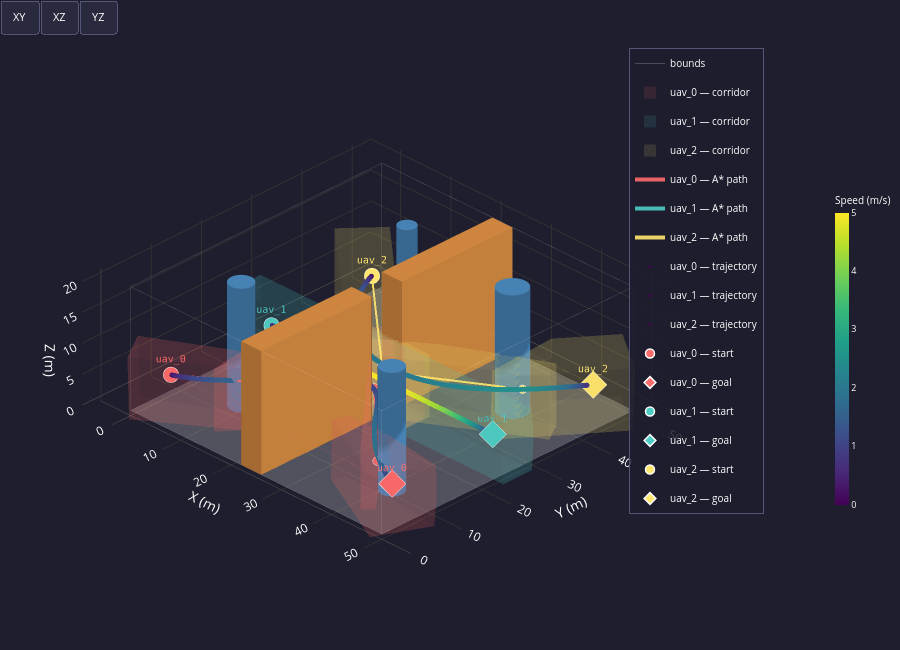

Here is the notebook cell this chart was saved with:
### Code cell
# ── Cell 4 — Trajectory Generation (STO) ────────────────────────────────────
from trajectory_generator import generate_trajectories, TrajectoryResult, STOConfig
import logging
logging.getLogger("trajectory_generator").setLevel(logging.WARNING)

sto_cfg = STOConfig.from_yaml(PLANNER_CONFIG)
print(f"✓  STO config   [{os.path.basename(PLANNER_CONFIG)}]  "
      f"max_iter={sto_cfg.max_iter}  adaptive={sto_cfg.adaptive_weights}  "
      f"cost={sto_cfg.corridor_cost_type.upper()}")

# ── Optimise trajectories (runs STO per UAV) ─────────────────────────────────
try:
    trajectories = generate_trajectories(fleet, paths, corridors, sto_cfg, verbose=True)
except RuntimeError as exc:
    print(f"\n✗  STO FAILED — {exc}")
    raise

# ── Summary ───────────────────────────────────────────────────────────────────
print(f"\n{'─'*62}")
for tr in trajectories:
    print(f"  ✓  {tr.uav_id:<10}  "
          f"T={tr.total_time:.1f} s  "
          f"max_v={tr.vel_norm.max():.2f} m/s  "
          f"jerk={tr.jerk_cost:.4f}  "
          f"viol_corr={tr.violations['corridor']:.4f}  "
          f"({tr.runtime:.0f} s)")
print(f"{'─'*62}")

# ── Visualisation — environment + paths + corridors + trajectories ────────────
plot_environment_3d(env, fleet=fleet, paths=paths, corridors=corridors,
                    trajectories=trajectories)

### Figure 1 — Plotly figure (JSON) as saved in the notebook; plotly's stock layout.template omitted (floating-point values rounded to 4 significant figures; data arrays with more than 128 entries replaced by an {"elided": "..."} marker saying what was removed)
{"data": [{"color": "#EFEFEF", "flatshading": true, "hoverinfo": "skip", "i": [0, 0], "j": [1, 2], "k": [2, 3], "name": "floor", "opacity": 0.25, "showscale": false, "type": "mesh3d", "x": [0, 50, 50, 0], "y": [0, 0, 50, 50], "z": [0, 0, 0, 0]}, {"hoverinfo": "skip", "line": {"color": "white", "width": 1}, "mode": "lines", "name": "bounds", "opacity": 0.2, "type": "scatter3d", "x": [0, 50, null, 50, 50, null, 50, 0, null, 0, 0, null, 0, 50, null, 50, 50, null, 50, 0, null, 0, 0, null, 0, 0, null, 50, 50, null, 50, 50, null, 0, 0, null], "y": [0, 0, null, 0, 50, null, 50, 50, null, 50, 0, null, 0, 0, null, 0, 50, null, 50, 50, null, 50, 0, null, 0, 0, null, 0, 0, null, 50, 50, null, 50, 50, null], "z": [0, 0, null, 0, 0, null, 0, 0, null, 0, 0, null, 20, 20, null, 20, 20, null, 20, 20, null, 20, 20, null, 0, 20, null, 0, 20, null, 0, 20, null, 0, 20, null]}, {"color": "#4682B4", "flatshading": false, "hoverinfo": "skip", "i": {"elided": "160 int values"}, "j": {"elided": "160 int values"}, "k": {"elided": "160 int values"}, "name": "cyl_0", "opacity": 1, "showscale": false, "type": "mesh3d", "x": [12.0, 11.98, 11.9, 11.78, 11.62, 11.41, 11.18, 10.91, 10.62, 10.31, 10.0, 9.687, 9.382, 9.092, 8.824, 8.586, 8.382, 8.218, 8.098, 8.025, 8.0, 8.025, 8.098, 8.218, 8.382, 8.586, 8.824, 9.092, 9.382, 9.687, 10.0, 10.31, 10.62, 10.91, 11.18, 11.41, 11.62, 11.78, 11.9, 11.98, 12.0, 11.98, 11.9, 11.78, 11.62, 11.41, 11.18, 10.91, 10.62, 10.31, 10.0, 9.687, 9.382, 9.092, 8.824, 8.586, 8.382, 8.218, 8.098, 8.025, 8.0, 8.025, 8.098, 8.218, 8.382, 8.586, 8.824, 9.092, 9.382, 9.687, 10.0, 10.31, 10.62, 10.91, 11.18, 11.41, 11.62, 11.78, 11.9, 11.98, 10.0, 10.0], "y": [12.0, 12.31, 12.62, 12.91, 13.18, 13.41, 13.62, 13.78, 13.9, 13.98, 14.0, 13.98, 13.9, 13.78, 13.62, 13.41, 13.18, 12.91, 12.62, 12.31, 12.0, 11.69, 11.38, 11.09, 10.82, 10.59, 10.38, 10.22, 10.1, 10.02, 10.0, 10.02, 10.1, 10.22, 10.38, 10.59, 10.82, 11.09, 11.38, 11.69, 12.0, 12.31, 12.62, 12.91, 13.18, 13.41, 13.62, 13.78, 13.9, 13.98, 14.0, 13.98, 13.9, 13.78, 13.62, 13.41, 13.18, 12.91, 12.62, 12.31, 12.0, 11.69, 11.38, 11.09, 10.82, 10.59, 10.38, 10.22, 10.1, 10.02, 10.0, 10.02, 10.1, 10.22, 10.38, 10.59, 10.82, 11.09, 11.38, 11.69, 12.0, 12.0], "z": [0.0, 0.0, 0.0, 0.0, 0.0, 0.0, 0.0, 0.0, 0.0, 0.0, 0.0, 0.0, 0.0, 0.0, 0.0, 0.0, 0.0, 0.0, 0.0, 0.0, 0.0, 0.0, 0.0, 0.0, 0.0, 0.0, 0.0, 0.0, 0.0, 0.0, 0.0, 0.0, 0.0, 0.0, 0.0, 0.0, 0.0, 0.0, 0.0, 0.0, 20.0, 20.0, 20.0, 20.0, 20.0, 20.0, 20.0, 20.0, 20.0, 20.0, 20.0, 20.0, 20.0, 20.0, 20.0, 20.0, 20.0, 20.0, 20.0, 20.0, 20.0, 20.0, 20.0, 20.0, 20.0, 20.0, 20.0, 20.0, 20.0, 20.0, 20.0, 20.0, 20.0, 20.0, 20.0, 20.0, 20.0, 20.0, 20.0, 20.0, 0.0, 20.0]}, {"color": "#4682B4", "flatshading": false, "hoverinfo": "skip", "i": {"elided": "160 int values"}, "j": {"elided": "160 int values"}, "k": {"elided": "160 int values"}, "name": "cyl_1", "opacity": 1, "showscale": false, "type": "mesh3d", "x": [40.5, 40.47, 40.38, 40.23, 40.02, 39.77, 39.47, 39.13, 38.77, 38.39, 38.0, 37.61, 37.23, 36.87, 36.53, 36.23, 35.98, 35.77, 35.62, 35.53, 35.5, 35.53, 35.62, 35.77, 35.98, 36.23, 36.53, 36.87, 37.23, 37.61, 38.0, 38.39, 38.77, 39.13, 39.47, 39.77, 40.02, 40.23, 40.38, 40.47, 40.5, 40.47, 40.38, 40.23, 40.02, 39.77, 39.47, 39.13, 38.77, 38.39, 38.0, 37.61, 37.23, 36.87, 36.53, 36.23, 35.98, 35.77, 35.62, 35.53, 35.5, 35.53, 35.62, 35.77, 35.98, 36.23, 36.53, 36.87, 37.23, 37.61, 38.0, 38.39, 38.77, 39.13, 39.47, 39.77, 40.02, 40.23, 40.38, 40.47, 38.0, 38.0], "y": [38.0, 38.39, 38.77, 39.13, 39.47, 39.77, 40.02, 40.23, 40.38, 40.47, 40.5, 40.47, 40.38, 40.23, 40.02, 39.77, 39.47, 39.13, 38.77, 38.39, 38.0, 37.61, 37.23, 36.87, 36.53, 36.23, 35.98, 35.77, 35.62, 35.53, 35.5, 35.53, 35.62, 35.77, 35.98, 36.23, 36.53, 36.87, 37.23, 37.61, 38.0, 38.39, 38.77, 39.13, 39.47, 39.77, 40.02, 40.23, 40.38, 40.47, 40.5, 40.47, 40.38, 40.23, 40.02, 39.77, 39.47, 39.13, 38.77, 38.39, 38.0, 37.61, 37.23, 36.87, 36.53, 36.23, 35.98, 35.77, 35.62, 35.53, 35.5, 35.53, 35.62, 35.77, 35.98, 36.23, 36.53, 36.87, 37.23, 37.61, 38.0, 38.0], "z": [0.0, 0.0, 0.0, 0.0, 0.0, 0.0, 0.0, 0.0, 0.0, 0.0, 0.0, 0.0, 0.0, 0.0, 0.0, 0.0, 0.0, 0.0, 0.0, 0.0, 0.0, 0.0, 0.0, 0.0, 0.0, 0.0, 0.0, 0.0, 0.0, 0.0, 0.0, 0.0, 0.0, 0.0, 0.0, 0.0, 0.0, 0.0, 0.0, 0.0, 20.0, 20.0, 20.0, 20.0, 20.0, 20.0, 20.0, 20.0, 20.0, 20.0, 20.0, 20.0, 20.0, 20.0, 20.0, 20.0, 20.0, 20.0, 20.0, 20.0, 20.0, 20.0, 20.0, 20.0, 20.0, 20.0, 20.0, 20.0, 20.0, 20.0, 20.0, 20.0, 20.0, 20.0, 20.0, 20.0, 20.0, 20.0, 20.0, 20.0, 0.0, 20.0]}, {"color": "#4682B4", "flatshading": false, "hoverinfo": "skip", "i": {"elided": "160 int values"}, "j": {"elided": "160 int values"}, "k": {"elided": "160 int values"}, "name": "cyl_2", "opacity": 1, "showscale": false, "type": "mesh3d", "x": [16.5, 16.48, 16.43, 16.34, 16.21, 16.06, 15.88, 15.68, 15.46, 15.23, 15.0, 14.77, 14.54, 14.32, 14.12, 13.94, 13.79, 13.66, 13.57, 13.52, 13.5, 13.52, 13.57, 13.66, 13.79, 13.94, 14.12, 14.32, 14.54, 14.77, 15.0, 15.23, 15.46, 15.68, 15.88, 16.06, 16.21, 16.34, 16.43, 16.48, 16.5, 16.48, 16.43, 16.34, 16.21, 16.06, 15.88, 15.68, 15.46, 15.23, 15.0, 14.77, 14.54, 14.32, 14.12, 13.94, 13.79, 13.66, 13.57, 13.52, 13.5, 13.52, 13.57, 13.66, 13.79, 13.94, 14.12, 14.32, 14.54, 14.77, 15.0, 15.23, 15.46, 15.68, 15.88, 16.06, 16.21, 16.34, 16.43, 16.48, 15.0, 15.0], "y": [40.0, 40.23, 40.46, 40.68, 40.88, 41.06, 41.21, 41.34, 41.43, 41.48, 41.5, 41.48, 41.43, 41.34, 41.21, 41.06, 40.88, 40.68, 40.46, 40.23, 40.0, 39.77, 39.54, 39.32, 39.12, 38.94, 38.79, 38.66, 38.57, 38.52, 38.5, 38.52, 38.57, 38.66, 38.79, 38.94, 39.12, 39.32, 39.54, 39.77, 40.0, 40.23, 40.46, 40.68, 40.88, 41.06, 41.21, 41.34, 41.43, 41.48, 41.5, 41.48, 41.43, 41.34, 41.21, 41.06, 40.88, 40.68, 40.46, 40.23, 40.0, 39.77, 39.54, 39.32, 39.12, 38.94, 38.79, 38.66, 38.57, 38.52, 38.5, 38.52, 38.57, 38.66, 38.79, 38.94, 39.12, 39.32, 39.54, 39.77, 40.0, 40.0], "z": [0.0, 0.0, 0.0, 0.0, 0.0, 0.0, 0.0, 0.0, 0.0, 0.0, 0.0, 0.0, 0.0, 0.0, 0.0, 0.0, 0.0, 0.0, 0.0, 0.0, 0.0, 0.0, 0.0, 0.0, 0.0, 0.0, 0.0, 0.0, 0.0, 0.0, 0.0, 0.0, 0.0, 0.0, 0.0, 0.0, 0.0, 0.0, 0.0, 0.0, 20.0, 20.0, 20.0, 20.0, 20.0, 20.0, 20.0, 20.0, 20.0, 20.0, 20.0, 20.0, 20.0, 20.0, 20.0, 20.0, 20.0, 20.0, 20.0, 20.0, 20.0, 20.0, 20.0, 20.0, 20.0, 20.0, 20.0, 20.0, 20.0, 20.0, 20.0, 20.0, 20.0, 20.0, 20.0, 20.0, 20.0, 20.0, 20.0, 20.0, 0.0, 20.0]}, {"color": "#4682B4", "flatshading": false, "hoverinfo": "skip", "i": {"elided": "160 int values"}, "j": {"elided": "160 int values"}, "k": {"elided": "160 int values"}, "name": "cyl_3", "opacity": 1, "showscale": false, "type": "mesh3d", "x": [44.0, 43.98, 43.9, 43.78, 43.62, 43.41, 43.18, 42.91, 42.62, 42.31, 42.0, 41.69, 41.38, 41.09, 40.82, 40.59, 40.38, 40.22, 40.1, 40.02, 40.0, 40.02, 40.1, 40.22, 40.38, 40.59, 40.82, 41.09, 41.38, 41.69, 42.0, 42.31, 42.62, 42.91, 43.18, 43.41, 43.62, 43.78, 43.9, 43.98, 44.0, 43.98, 43.9, 43.78, 43.62, 43.41, 43.18, 42.91, 42.62, 42.31, 42.0, 41.69, 41.38, 41.09, 40.82, 40.59, 40.38, 40.22, 40.1, 40.02, 40.0, 40.02, 40.1, 40.22, 40.38, 40.59, 40.82, 41.09, 41.38, 41.69, 42.0, 42.31, 42.62, 42.91, 43.18, 43.41, 43.62, 43.78, 43.9, 43.98, 42.0, 42.0], "y": [10.0, 10.31, 10.62, 10.91, 11.18, 11.41, 11.62, 11.78, 11.9, 11.98, 12.0, 11.98, 11.9, 11.78, 11.62, 11.41, 11.18, 10.91, 10.62, 10.31, 10.0, 9.687, 9.382, 9.092, 8.824, 8.586, 8.382, 8.218, 8.098, 8.025, 8.0, 8.025, 8.098, 8.218, 8.382, 8.586, 8.824, 9.092, 9.382, 9.687, 10.0, 10.31, 10.62, 10.91, 11.18, 11.41, 11.62, 11.78, 11.9, 11.98, 12.0, 11.98, 11.9, 11.78, 11.62, 11.41, 11.18, 10.91, 10.62, 10.31, 10.0, 9.687, 9.382, 9.092, 8.824, 8.586, 8.382, 8.218, 8.098, 8.025, 8.0, 8.025, 8.098, 8.218, 8.382, 8.586, 8.824, 9.092, 9.382, 9.687, 10.0, 10.0], "z": [0.0, 0.0, 0.0, 0.0, 0.0, 0.0, 0.0, 0.0, 0.0, 0.0, 0.0, 0.0, 0.0, 0.0, 0.0, 0.0, 0.0, 0.0, 0.0, 0.0, 0.0, 0.0, 0.0, 0.0, 0.0, 0.0, 0.0, 0.0, 0.0, 0.0, 0.0, 0.0, 0.0, 0.0, 0.0, 0.0, 0.0, 0.0, 0.0, 0.0, 20.0, 20.0, 20.0, 20.0, 20.0, 20.0, 20.0, 20.0, 20.0, 20.0, 20.0, 20.0, 20.0, 20.0, 20.0, 20.0, 20.0, 20.0, 20.0, 20.0, 20.0, 20.0, 20.0, 20.0, 20.0, 20.0, 20.0, 20.0, 20.0, 20.0, 20.0, 20.0, 20.0, 20.0, 20.0, 20.0, 20.0, 20.0, 20.0, 20.0, 0.0, 20.0]}, {"color": "#CD853F", "flatshading": true, "hoverinfo": "skip", "i": [7, 0, 0, 0, 4, 4, 6, 6, 4, 0, 3, 2], "j": [3, 4, 1, 2, 5, 6, 5, 2, 0, 1, 6, 3], "k": [0, 7, 2, 7, 6, 7, 1, 1, 5, 5, 7, 6], "name": "passage_wall_south", "opacity": 1, "showscale": false, "type": "mesh3d", "x": [22, 26, 26, 22, 22, 26, 26, 22], "y": [0, 0, 22, 22, 0, 0, 22, 22], "z": [0, 0, 0, 0, 20, 20, 20, 20]}, {"color": "#CD853F", "flatshading": true, "hoverinfo": "skip", "i": [7, 0, 0, 0, 4, 4, 6, 6, 4, 0, 3, 2], "j": [3, 4, 1, 2, 5, 6, 5, 2, 0, 1, 6, 3], "k": [0, 7, 2, 7, 6, 7, 1, 1, 5, 5, 7, 6], "name": "passage_wall_north", "opacity": 1, "showscale": false, "type": "mesh3d", "x": [22, 26, 26, 22, 22, 26, 26, 22], "y": [28, 28, 50, 50, 28, 28, 50, 50], "z": [0, 0, 0, 0, 20, 20, 20, 20]}, {"color": "#FF6B6B", "flatshading": true, "hoverinfo": "skip", "i": [4, 4, 4, 4, 6, 6, 6, 6, 6, 9, 9, 9, 9, 9, 9, 9], "j": [2, 2, 0, 0, 4, 7, 4, 0, 0, 2, 0, 0, 6, 6, 2, 7], "k": [1, 5, 1, 3, 5, 5, 3, 8, 3, 1, 8, 1, 7, 8, 5, 5], "legendgroup": "uav_0_corridor", "name": "uav_0 — corridor", "opacity": 0.12, "showlegend": true, "showscale": false, "type": "mesh3d", "x": [-2.048, 1.297, 1.492, 16.8, 19.04, 19.23, 16.65, 17.06, -2.238, -1.927], "y": [3.435, -1.946, -1.825, 12.68, 9.082, 9.203, 13.13, 12.7, 4.005, 3.674], "z": [9.884, 9.884, -0.1134, 10.36, 10.36, 0.3661, 5.521, 0.3661, 3.81, -0.1134]}, {"color": "#FF6B6B", "flatshading": true, "hoverinfo": "skip", "i": [8, 8, 11, 11, 13, 13, 9, 9, 9, 9, 14, 14, 14, 14, 14, 14, 14, 14, 5, 5, 5, 5, 5, 5, 5, 5, 5, 5], "j": [0, 0, 1, 0, 11, 11, 7, 3, 7, 8, 11, 0, 7, 7, 11, 4, 13, 13, 8, 1, 9, 13, 13, 9, 4, 3, 14, 14], "k": [6, 1, 10, 1, 15, 10, 2, 2, 6, 6, 15, 6, 2, 6, 0, 2, 12, 15, 1, 10, 3, 10, 12, 8, 2, 2, 4, 12], "legendgroup": "uav_0_corridor", "name": "uav_0 — corridor", "opacity": 0.12, "showlegend": false, "showscale": false, "type": "mesh3d", "x": [12.03, 12.03, 22.27, 22.27, 21.97, 21.97, 21.08, 21.33, 21.08, 21.33, 11.73, 11.73, 12.92, 12.67, 12.92, 12.67], "y": [18.33, 18.33, 21.11, 21.11, 14.67, 14.67, 29.29, 29.08, 29.29, 29.08, 11.89, 11.89, 3.711, 3.92, 3.711, 3.92], "z": [0.25, 10.25, 0.25, 10.25, 0.25, 10.25, 0.25, 0.25, 10.25, 10.25, 10.25, 0.25, 10.25, 10.25, 0.25, 0.25]}, {"color": "#FF6B6B", "flatshading": true, "hoverinfo": "skip", "i": [7, 7, 1, 1, 1, 9, 9, 9, 6, 6, 2, 2, 2, 2, 2, 11, 11, 11, 11, 11, 11, 11], "j": [12, 12, 7, 4, 7, 5, 7, 7, 5, 4, 1, 6, 6, 12, 1, 9, 6, 6, 2, 2, 12, 9], "k": [10, 8, 8, 3, 3, 3, 10, 3, 3, 3, 4, 0, 4, 8, 8, 5, 0, 5, 0, 12, 10, 10], "legendgroup": "uav_0_corridor", "name": "uav_0 — corridor", "opacity": 0.12, "showlegend": false, "showscale": false, "type": "mesh3d", "x": [16.75, 16.75, 16.75, 31.25, 16.75, 31.25, 16.75, 31.25, 24, 31.25, 31.25, 24, 24], "y": [21.93, 22.15, 21.93, 27.25, 27.25, 27.25, 27.25, 22.15, 21.97, 21.93, 21.93, 21.74, 21.74], "z": [10.25, 0.25, 4.75, 0.25, 0.25, 10.25, 10.25, 0.25, 0.25, 10.25, 4.75, 10.25, 4.75]}, {"color": "#FF6B6B", "flatshading": true, "hoverinfo": "skip", "i": [3, 3, 3, 3, 4, 4, 6, 6, 6, 6, 6, 6], "j": [1, 2, 7, 2, 2, 2, 3, 3, 1, 4, 7, 4], "k": [0, 0, 5, 5, 5, 0, 7, 1, 0, 0, 5, 5], "legendgroup": "uav_0_corridor", "name": "uav_0 — corridor", "opacity": 0.12, "showlegend": false, "showscale": false, "type": "mesh3d", "x": [22.39, 22.39, 24.58, 24.58, 43.19, 44.65, 43.19, 44.65], "y": [25.45, 25.45, 27.71, 27.71, 2.566, 4.07, 2.566, 4.07], "z": [0.25, 10.25, 0.25, 10.25, 0.25, 0.25, 10.25, 10.25]}, {"color": "#FF6B6B", "flatshading": true, "hoverinfo": "skip", "i": [1, 1, 6, 6, 6, 9, 9, 9, 9, 9, 13, 13, 13, 8, 8, 8, 11, 11, 11, 11, 11, 11, 11, 11], "j": [4, 4, 4, 2, 7, 2, 1, 1, 6, 6, 1, 1, 5, 7, 4, 5, 9, 9, 13, 6, 6, 8, 13, 8], "k": [2, 3, 2, 0, 4, 0, 2, 12, 0, 10, 3, 12, 3, 4, 3, 3, 12, 10, 12, 7, 10, 7, 5, 5], "legendgroup": "uav_0_corridor", "name": "uav_0 — corridor", "opacity": 0.12, "showlegend": false, "showscale": false, "type": "mesh3d", "x": [53.74, 34.76, 49.53, 34.41, 49.17, 35.38, 53.62, 53.34, 42.85, 42.59, 42.53, 42.5, 35.85, 35.73], "y": [7.053, 5.31, -1.751, 5.479, -1.582, 7.51, 7.296, 7.123, 8.05, 8.045, 8.28, 8.28, 7.575, 7.801], "z": [9.8, 10.44, 9.8, 0.4498, -0.1921, 0.4498, 4.541, -0.1921, 0.1945, 10.21, 5.016, 4.965, 10.44, 5.374]}, {"color": "#4ECDC4", "flatshading": true, "hoverinfo": "skip", "i": [1, 1, 4, 4, 9, 9, 14, 14, 6, 6, 6, 6, 3, 3, 3, 3, 3, 3, 11, 11, 11, 11, 11, 11, 12, 12, 12, 12, 12, 12, 12, 12], "j": [5, 8, 5, 16, 8, 15, 16, 15, 1, 9, 1, 9, 1, 4, 1, 4, 6, 6, 9, 14, 9, 14, 6, 6, 4, 14, 4, 14, 3, 3, 11, 11], "k": [17, 17, 17, 17, 17, 17, 17, 17, 0, 7, 8, 8, 0, 2, 5, 5, 0, 13, 7, 10, 15, 15, 7, 13, 2, 10, 16, 16, 2, 13, 10, 13], "legendgroup": "uav_1_corridor", "name": "uav_1 — corridor", "opacity": 0.12, "showlegend": true, "showscale": false, "type": "mesh3d", "x": [52, 52, -2.0, 25.0, -2, 25.0, 52, 52, 52, 52, -2, 25.0, -2, 25.0, -2, 25.0, -2, 25.0], "y": [22.16, 27.84, 22.16, 22.11, 27.84, 27.89, 21.78, 22.16, 28.22, 27.84, 22.16, 22.11, 21.78, 21.73, 27.84, 27.89, 28.22, 28.27], "z": [0, 8.882e-16, 0, 0, 0, -8.882e-16, 5.0, 10, 5.0, 10, 10, 10, 5.0, 5.0, 10, 10, 5.0, 5.0]}, {"color": "#FFE66D", "flatshading": true, "hoverinfo": "skip", "i": [5, 5, 5, 7, 7, 14, 14, 14, 14, 11, 11, 11, 11, 17, 17, 17, 17, 17, 17, 17, 17, 12, 12, 12, 10, 10, 10, 10, 10, 10, 10, 10], "j": [1, 3, 6, 4, 5, 6, 6, 0, 0, 3, 13, 4, 4, 5, 6, 7, 4, 7, 8, 14, 14, 1, 13, 0, 8, 14, 14, 11, 0, 12, 11, 12], "k": [2, 2, 1, 3, 3, 1, 16, 1, 9, 2, 2, 3, 8, 6, 16, 5, 8, 4, 15, 16, 15, 2, 2, 1, 15, 9, 15, 8, 9, 0, 13, 13], "legendgroup": "uav_2_corridor", "name": "uav_2 — corridor", "opacity": 0.12, "showlegend": true, "showscale": false, "type": "mesh3d", "x": [10.54, -4.024, -4.096, 1.111, 20.45, 1.162, 1.187, 20.56, 24.2, 23.5, 23.44, 23.41, 10.71, 10.7, 24.22, 24.25, 20.49, 20.56], "y": [31.53, 44.58, 44.65, 50.46, 33.2, 50.43, 50.4, 33.12, 22.5, 21.58, 21.6, 21.63, 31.38, 31.39, 22.38, 22.5, 33.17, 33.12], "z": [0.1411, -0.04812, 9.951, 9.951, 10.2, 4.016, -0.04812, 4.048, 10.3, 0.2986, 6.283, 10.3, 6.745, 10.14, 0.2986, 6.21, 0.2021, 3.973]}, {"color": "#FFE66D", "flatshading": true, "hoverinfo": "skip", "i": [3, 3, 5, 5, 6, 6, 7, 7, 7, 7, 7, 7], "j": [2, 1, 1, 4, 3, 4, 2, 5, 3, 6, 5, 6], "k": [0, 0, 0, 1, 1, 1, 0, 0, 2, 3, 4, 4], "legendgroup": "uav_2_corridor", "name": "uav_2 — corridor", "opacity": 0.12, "showlegend": false, "showscale": false, "type": "mesh3d", "x": [17.25, 31.25, 17.25, 31.25, 31.25, 17.25, 31.25, 17.25], "y": [28.25, 28.25, 28.25, 28.25, 22.75, 22.75, 22.75, 22.75], "z": [0.25, 0.25, 10.25, 10.25, 0.25, 0.25, 10.25, 10.25]}, {"color": "#FFE66D", "flatshading": true, "hoverinfo": "skip", "i": [6, 6, 11, 11, 7, 7, 10, 10, 10, 10, 1, 1, 8, 8, 8, 8, 8, 8, 8, 8], "j": [3, 4, 3, 9, 6, 4, 4, 4, 11, 0, 7, 0, 6, 9, 7, 1, 11, 10, 10, 1], "k": [2, 2, 2, 3, 4, 5, 2, 5, 2, 5, 5, 5, 3, 3, 6, 7, 9, 11, 0, 0], "legendgroup": "uav_2_corridor", "name": "uav_2 — corridor", "opacity": 0.12, "showlegend": false, "showscale": false, "type": "mesh3d", "x": [30.55, 30.55, 47.87, 47.87, 24.08, 21.76, 24.08, 21.76, 39.41, 45.69, 39.41, 45.69], "y": [31.54, 31.54, 35.43, 35.43, 21.65, 25.51, 21.65, 25.51, 36.09, 39.07, 36.09, 39.07], "z": [0.25, 10.25, 0.25, 10.25, 0.25, 0.25, 10.25, 10.25, 10.25, 10.25, 0.25, 0.25]}, {"color": "#FFE66D", "flatshading": true, "hoverinfo": "skip", "i": [2, 2, 0, 0, 0, 4, 4, 8, 8, 8, 8, 8, 11, 11, 11, 11, 11, 11, 11, 11], "j": [5, 5, 2, 6, 2, 5, 6, 2, 9, 2, 0, 0, 0, 0, 4, 5, 9, 4, 8, 8], "k": [1, 7, 7, 7, 3, 7, 7, 3, 1, 1, 3, 10, 6, 10, 6, 1, 1, 5, 9, 10], "legendgroup": "uav_2_corridor", "name": "uav_2 — corridor", "opacity": 0.12, "showlegend": false, "showscale": false, "type": "mesh3d", "x": [40.02, 42.42, 42.56, 40.94, 45.69, 53.89, 45.83, 54.03, 40.8, 41.08, 39.9, 40.12], "y": [43.73, 29.69, 29.89, 31.03, 51.86, 46.14, 52.06, 46.34, 30.96, 30.63, 43.55, 43.88], "z": [10.13, 0.3758, 10.37, 10.37, -0.1227, -0.1227, 9.874, 9.874, 5.013, 0.3758, 4.853, 0.119]}, {"hovertemplate": "<b>uav_0 — A* path</b><br>x=%{x:.1f}  y=%{y:.1f}  z=%{z:.1f}<extra></extra>", "legendgroup": "uav_0_path", "line": {"color": "#FF6B6B", "width": 4}, "mode": "lines", "name": "uav_0 — A* path", "opacity": 0.9, "showlegend": true, "type": "scatter3d", "x": [3, 12.25, 21.75, 26.25, 41.25, 47], "y": [5, 10.75, 22.25, 22.25, 7.75, 5], "z": [5, 5.25, 5.25, 5.25, 5.25, 5]}, {"hoverinfo": "skip", "legendgroup": "uav_0_path", "marker": {"color": "#FF6B6B", "line": {"color": "white", "width": 1}, "size": 5}, "mode": "markers", "opacity": 0.8, "showlegend": false, "type": "scatter3d", "x": [12.25, 21.75, 26.25, 41.25], "y": [10.75, 22.25, 22.25, 7.75], "z": [5.25, 5.25, 5.25, 5.25]}, {"hovertemplate": "<b>uav_1 — A* path</b><br>x=%{x:.1f}  y=%{y:.1f}  z=%{z:.1f}<extra></extra>", "legendgroup": "uav_1_path", "line": {"color": "#4ECDC4", "width": 4}, "mode": "lines", "name": "uav_1 — A* path", "opacity": 0.9, "showlegend": true, "type": "scatter3d", "x": [3, 47], "y": [25, 25], "z": [5, 5]}, {"hovertemplate": "<b>uav_2 — A* path</b><br>x=%{x:.1f}  y=%{y:.1f}  z=%{z:.1f}<extra></extra>", "legendgroup": "uav_2_path", "line": {"color": "#FFE66D", "width": 4}, "mode": "lines", "name": "uav_2 — A* path", "opacity": 0.9, "showlegend": true, "type": "scatter3d", "x": [3, 22.25, 26.25, 41.25, 47], "y": [45, 27.75, 27.75, 36.75, 45], "z": [5, 5.25, 5.25, 5.25, 5]}, {"hoverinfo": "skip", "legendgroup": "uav_2_path", "marker": {"color": "#FFE66D", "line": {"color": "white", "width": 1}, "size": 5}, "mode": "markers", "opacity": 0.8, "showlegend": false, "type": "scatter3d", "x": [22.25, 26.25, 41.25], "y": [27.75, 27.75, 36.75], "z": [5.25, 5.25, 5.25]}, {"hoverinfo": "skip", "legendgroup": "uav_0_traj", "line": {"color": "#FF6B6B", "width": 2}, "mode": "lines", "opacity": 0.35, "showlegend": false, "type": "scatter3d", "x": {"elided": "299 float values"}, "y": {"elided": "299 float values"}, "z": {"elided": "299 float values"}}, {"hovertemplate": "<b>uav_0 — trajectory</b><br>x=%{x:.1f}  y=%{y:.1f}  z=%{z:.1f}<br>speed=%{marker.color:.2f} m/s<extra></extra>", "legendgroup": "uav_0_traj", "marker": {"cmax": 5, "cmin": 0, "color": {"elided": "299 float values"}, "colorbar": {"len": 0.55, "thickness": 14, "tickfont": {"color": "white", "size": 9}, "title": {"font": {"color": "white", "size": 10}, "text": "Speed (m/s)"}, "x": 1.08}, "colorscale": [[0, "#440154"], [0.1111, "#482878"], [0.2222, "#3e4989"], [0.3333, "#31688e"], [0.4444, "#26828e"], [0.5556, "#1f9e89"], [0.6667, "#35b779"], [0.7778, "#6ece58"], [0.8889, "#b5de2b"], [1, "#fde725"]], "showscale": true, "size": 3}, "mode": "markers", "name": "uav_0 — trajectory", "opacity": 0.9, "showlegend": true, "type": "scatter3d", "x": {"elided": "299 float values"}, "y": {"elided": "299 float values"}, "z": {"elided": "299 float values"}}, {"hoverinfo": "skip", "legendgroup": "uav_1_traj", "line": {"color": "#4ECDC4", "width": 2}, "mode": "lines", "opacity": 0.35, "showlegend": false, "type": "scatter3d", "x": {"elided": "299 float values"}, "y": {"elided": "299 int values"}, "z": {"elided": "299 int values"}}, {"hovertemplate": "<b>uav_1 — trajectory</b><br>x=%{x:.1f}  y=%{y:.1f}  z=%{z:.1f}<br>speed=%{marker.color:.2f} m/s<extra></extra>", "legendgroup": "uav_1_traj", "marker": {"cmax": 5, "cmin": 0, "color": {"elided": "299 float values"}, "colorscale": [[0, "#440154"], [0.1111, "#482878"], [0.2222, "#3e4989"], [0.3333, "#31688e"], [0.4444, "#26828e"], [0.5556, "#1f9e89"], [0.6667, "#35b779"], [0.7778, "#6ece58"], [0.8889, "#b5de2b"], [1, "#fde725"]], "showscale": false, "size": 3}, "mode": "markers", "name": "uav_1 — trajectory", "opacity": 0.9, "showlegend": true, "type": "scatter3d", "x": {"elided": "299 float values"}, "y": {"elided": "299 int values"}, "z": {"elided": "299 int values"}}, {"hoverinfo": "skip", "legendgroup": "uav_2_traj", "line": {"color": "#FFE66D", "width": 2}, "mode": "lines", "opacity": 0.35, "showlegend": false, "type": "scatter3d", "x": {"elided": "299 float values"}, "y": {"elided": "299 float values"}, "z": {"elided": "299 float values"}}, {"hovertemplate": "<b>uav_2 — trajectory</b><br>x=%{x:.1f}  y=%{y:.1f}  z=%{z:.1f}<br>speed=%{marker.color:.2f} m/s<extra></extra>", "legendgroup": "uav_2_traj", "marker": {"cmax": 5, "cmin": 0, "color": {"elided": "299 float values"}, "colorscale": [[0, "#440154"], [0.1111, "#482878"], [0.2222, "#3e4989"], [0.3333, "#31688e"], [0.4444, "#26828e"], [0.5556, "#1f9e89"], [0.6667, "#35b779"], [0.7778, "#6ece58"], [0.8889, "#b5de2b"], [1, "#fde725"]], "showscale": false, "size": 3}, "mode": "markers", "name": "uav_2 — trajectory", "opacity": 0.9, "showlegend": true, "type": "scatter3d", "x": {"elided": "299 float values"}, "y": {"elided": "299 float values"}, "z": {"elided": "299 float values"}}, {"hovertemplate": "<b>uav_0 — start</b><br>x=3.0  y=5.0  z=5.0<extra></extra>", "legendgroup": "uav_0_start", "marker": {"color": "#FF6B6B", "line": {"color": "white", "width": 1.5}, "size": 9, "symbol": "circle"}, "mode": "markers+text", "name": "uav_0 — start", "showlegend": true, "text": ["uav_0"], "textfont": {"color": "#FF6B6B", "family": "monospace", "size": 10}, "textposition": "top center", "type": "scatter3d", "x": [3], "y": [5], "z": [5]}, {"hovertemplate": "<b>uav_0 — goal</b><br>x=47.0  y=5.0  z=5.0<extra></extra>", "legendgroup": "uav_0_goal", "marker": {"color": "#FF6B6B", "line": {"color": "white", "width": 1.5}, "size": 9, "symbol": "diamond"}, "mode": "markers+text", "name": "uav_0 — goal", "showlegend": true, "text": ["uav_0"], "textfont": {"color": "#FF6B6B", "family": "monospace", "size": 10}, "textposition": "top center", "type": "scatter3d", "x": [47], "y": [5], "z": [5]}, {"hoverinfo": "skip", "legendgroup": "uav_0_start", "line": {"color": "#FF6B6B", "dash": "dot", "width": 1.5}, "mode": "lines", "opacity": 0.35, "showlegend": false, "type": "scatter3d", "x": [3, 47], "y": [5, 5], "z": [5, 5]}, {"hovertemplate": "<b>uav_1 — start</b><br>x=3.0  y=25.0  z=5.0<extra></extra>", "legendgroup": "uav_1_start", "marker": {"color": "#4ECDC4", "line": {"color": "white", "width": 1.5}, "size": 9, "symbol": "circle"}, "mode": "markers+text", "name": "uav_1 — start", "showlegend": true, "text": ["uav_1"], "textfont": {"color": "#4ECDC4", "family": "monospace", "size": 10}, "textposition": "top center", "type": "scatter3d", "x": [3], "y": [25], "z": [5]}, {"hovertemplate": "<b>uav_1 — goal</b><br>x=47.0  y=25.0  z=5.0<extra></extra>", "legendgroup": "uav_1_goal", "marker": {"color": "#4ECDC4", "line": {"color": "white", "width": 1.5}, "size": 9, "symbol": "diamond"}, "mode": "markers+text", "name": "uav_1 — goal", "showlegend": true, "text": ["uav_1"], "textfont": {"color": "#4ECDC4", "family": "monospace", "size": 10}, "textposition": "top center", "type": "scatter3d", "x": [47], "y": [25], "z": [5]}, {"hoverinfo": "skip", "legendgroup": "uav_1_start", "line": {"color": "#4ECDC4", "dash": "dot", "width": 1.5}, "mode": "lines", "opacity": 0.35, "showlegend": false, "type": "scatter3d", "x": [3, 47], "y": [25, 25], "z": [5, 5]}, {"hovertemplate": "<b>uav_2 — start</b><br>x=3.0  y=45.0  z=5.0<extra></extra>", "legendgroup": "uav_2_start", "marker": {"color": "#FFE66D", "line": {"color": "white", "width": 1.5}, "size": 9, "symbol": "circle"}, "mode": "markers+text", "name": "uav_2 — start", "showlegend": true, "text": ["uav_2"], "textfont": {"color": "#FFE66D", "family": "monospace", "size": 10}, "textposition": "top center", "type": "scatter3d", "x": [3], "y": [45], "z": [5]}, {"hovertemplate": "<b>uav_2 — goal</b><br>x=47.0  y=45.0  z=5.0<extra></extra>", "legendgroup": "uav_2_goal", "marker": {"color": "#FFE66D", "line": {"color": "white", "width": 1.5}, "size": 9, "symbol": "diamond"}, "mode": "markers+text", "name": "uav_2 — goal", "showlegend": true, "text": ["uav_2"], "textfont": {"color": "#FFE66D", "family": "monospace", "size": 10}, "textposition": "top center", "type": "scatter3d", "x": [47], "y": [45], "z": [5]}, {"hoverinfo": "skip", "legendgroup": "uav_2_start", "line": {"color": "#FFE66D", "dash": "dot", "width": 1.5}, "mode": "lines", "opacity": 0.35, "showlegend": false, "type": "scatter3d", "x": [3, 47], "y": [45, 45], "z": [5, 5]}], "layout": {"height": 650, "legend": {"bgcolor": "rgba(30,30,46,0.85)", "bordercolor": "#555577", "borderwidth": 1, "font": {"color": "white", "size": 10}, "x": 1, "xanchor": "right", "y": 1, "yanchor": "top"}, "margin": {"b": 0, "l": 0, "r": 0, "t": 40}, "paper_bgcolor": "#1E1E2E", "scene": {"aspectmode": "data", "bgcolor": "#1E1E2E", "camera": {"eye": {"x": 1.5, "y": -1.5, "z": 1.2}, "projection": {"type": "orthographic"}}, "xaxis": {"color": "white", "gridcolor": "#333333", "showbackground": false, "title": {"text": "X (m)"}, "zerolinecolor": "#555555"}, "yaxis": {"color": "white", "gridcolor": "#333333", "showbackground": false, "title": {"text": "Y (m)"}, "zerolinecolor": "#555555"}, "zaxis": {"color": "white", "gridcolor": "#333333", "showbackground": false, "title": {"text": "Z (m)"}, "zerolinecolor": "#555555"}}, "showlegend": true, "updatemenus": [{"bgcolor": "#2A2A3E", "bordercolor": "#555577", "buttons": [{"args": ["scene.camera", {"center": {"x": 0, "y": 0, "z": 0}, "eye": {"x": 0, "y": 0, "z": 2.5}, "projection": {"type": "orthographic"}, "up": {"x": 0, "y": 1, "z": 0}}], "label": "XY", "method": "relayout"}, {"args": ["scene.camera", {"center": {"x": 0, "y": 0, "z": 0}, "eye": {"x": 0, "y": -2.5, "z": 0}, "projection": {"type": "orthographic"}, "up": {"x": 0, "y": 0, "z": 1}}], "label": "XZ", "method": "relayout"}, {"args": ["scene.camera", {"center": {"x": 0, "y": 0, "z": 0}, "eye": {"x": 2.5, "y": 0, "z": 0}, "projection": {"type": "orthographic"}, "up": {"x": 0, "y": 0, "z": 1}}], "label": "YZ", "method": "relayout"}], "direction": "right", "font": {"color": "white", "size": 11}, "showactive": false, "type": "buttons", "x": 0, "xanchor": "left", "y": 1.08, "yanchor": "top"}], "width": 900}}
